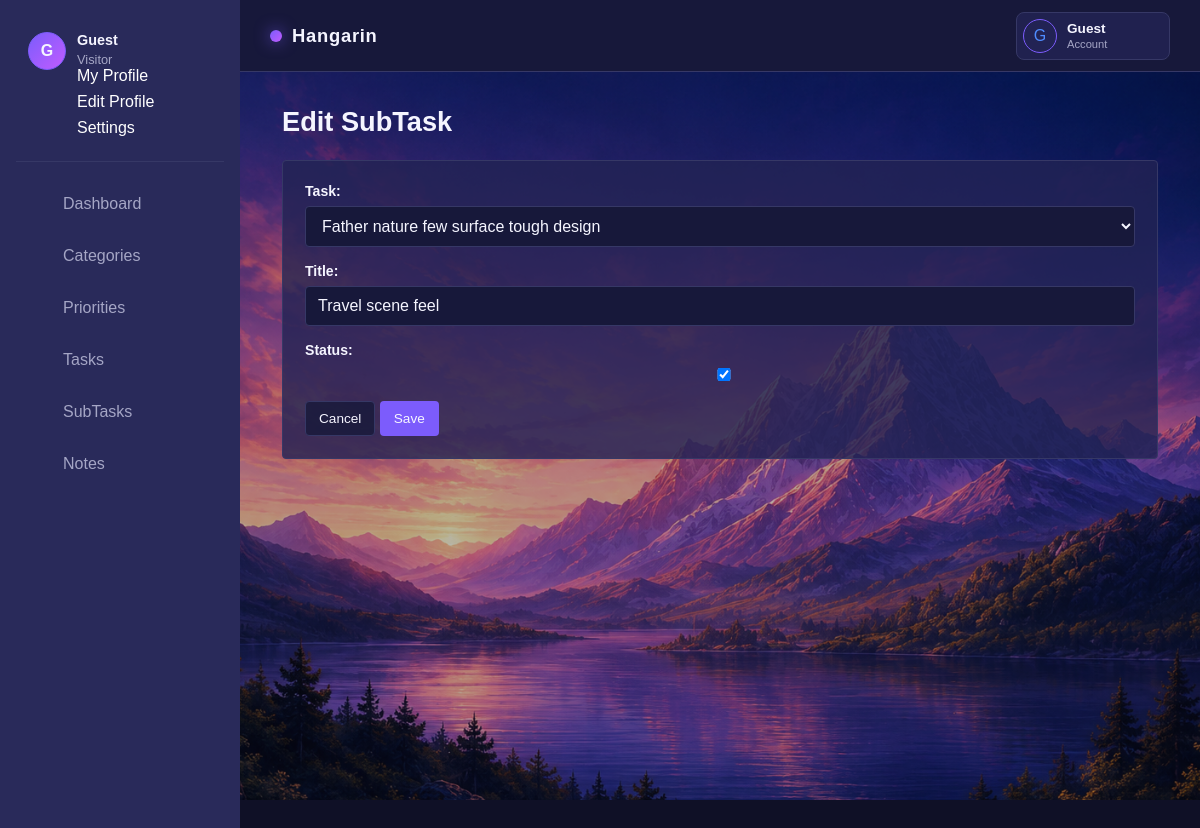
The page /subtasks/2/edit/ on the database its author committed.
### app/models.py (models this page shows, shortened)
class SubTask(models.Model):
    task = models.ForeignKey(Task, on_delete=models.CASCADE, related_name='subtasks')
    title = models.CharField(max_length=200)
    status = models.BooleanField(default=False)

### app/views.py (the view)
# urls.py: path('subtasks/<int:pk>/edit/', views.SubTaskUpdateView.as_view(), name='subtask-edit'),
class SubTaskUpdateView(UpdateView):
	model = SubTask
	form_class = SubTaskForm
	template_name = 'hangarin/subtask_form.html'
	success_url = '/subtasks/'

### app/forms.py
class SubTaskForm(forms.ModelForm):
    class Meta:
        model = SubTask
        fields = ('task', 'title', 'status')

### app/models.py (called while the page is built)
    def __str__(self):
        return self.title

### app/templates/hangarin/subtask_form.html (shortened to what this page needs)
{% extends 'base.html' %}
{% block content %}
<div class="content">
  <div class="container-fluid">
    <h4 class="page-title">{% if object %}Edit SubTask{% else %}Add SubTask{% endif %}</h4>
    <div class="card">
      <div class="card-body">
        <form method="post">
          {% include 'includes/form.html' %}
          <div class="mt-3">
            <a href="{% url 'subtask-list' %}" class="btn btn-light">Cancel</a>
            <button type="submit" class="btn btn-primary">Save</button>
          </div>
        </form>
      </div>
    </div>
  </div>
</div>
{% endblock %}

### app/templates/includes/form.html (shortened to what this page needs)
{% load widget_tweaks %}
{% for field in form %}
<div class="field item form-group">
  <label>{{ field.label_tag }}</label>
  <div class="form-group">
    {% if field.name == 'deadline' %}
      {% render_field field class="form-control" id="deadlinePicker" %}
    {% else %}
      {% render_field field class="form-control" %}
    {% endif %}
  </div>
</div>
{% endfor %}

### static/css/dashboard-clean.css (style rules this page uses)
:root { --sidebar-width: 240px; --color-page: #0f1026; --color-secondary-page: #17183a; --color-panel: #222354; --color-sidebar: #292a5a; --color-sidebar-hover: #363866; --color-ink: #f5f5ff; --color-muted: #a5a6c5; --color-blue: #7c5cfc; --color-blue-hover: #9278ff; --color-cyan: #4f8cff; --color-magenta: #c05cff; --color-success: #38d39f; --color-warning: #ffb84d; --color-danger: #ff5c75; --color-border: #363866; --color-soft-border: #363866; --color-soft: #17183a; --color-input: #17183a; --container-panel: color-mix(in srgb, var(--color-panel) 80%, transparent); --container-soft: color-mix(in srgb, var(--color-soft) 80%, transparent); --content-padding: 34px 42px 48px; --radius: 4px; --transition: 150ms ease; }
* { box-sizing: border-box; }
body { margin: 0; background: var(--color-page); color: var(--color-ink); font-family: Arial, sans-serif; }
.content, .dashboard-content { min-height: calc(100vh - 72px); padding: var(--content-padding); background-color: var(--color-page); background-image: url('../img/background.png'); background-position: center; background-size: cover; background-attachment: fixed; }
html[data-theme="nebula"] .content, html[data-theme="nebula"] .dashboard-content { background-image: url('../img/background.png'); }
.content .container-fluid { max-width: 1180px; margin: 0 auto; }
.dashboard-header, .panel-heading, .content .page-title { display: flex; align-items: center; justify-content: space-between; gap: 18px; }
.dashboard-header h1, .panel-heading h2, .content .page-title { color: var(--color-ink); }
.dashboard-header h1, .panel-heading h2, .content .page-title { margin-top: 0; }
.dashboard-action, .content .btn { display: inline-block; border-radius: var(--radius); text-decoration: none; cursor: pointer; }
.metric-card, .dashboard-panel, .content .card { background: var(--container-panel); border: 1px solid var(--color-border); border-radius: var(--radius); }
.content .page-title { margin-bottom: 22px; font-size: 1.7rem; }
.content .card { overflow: hidden; }
.content .card-body { padding: 22px; }
.content .btn { padding: 9px 13px; border: 1px solid transparent; font-size: 0.85rem; }
.content .btn-primary { background: var(--color-blue); color: var(--color-ink); }
.content .btn-secondary, .content .btn-light { border-color: var(--color-border); background: var(--container-soft); color: var(--color-ink); }
.content .form-control, .content select, .content input, .content textarea { width: 100%; padding: 10px 12px; border: 1px solid var(--color-border); border-radius: var(--radius); background: var(--color-input); color: var(--color-ink); font: inherit; }
.content label { display: block; margin-bottom: 7px; color: var(--color-ink); font-size: 0.88rem; font-weight: 600; }
.content .field { margin-bottom: 16px; }

### rows shown on the page
SubTask: task "Father nature few surface tough design" "Travel scene feel" "☑"

### other values the page prints
{{ request.user.username|default:'G'|slice:':1'|upper }} "G"
{{ request.user.username|default:'Guest' }} "Guest"
{{ request.user.is_authenticated|yesno:'Administrator,Visitor' }} "Visitor"
{{ field.label_tag }} "Task:" "Title:" "Status:"
